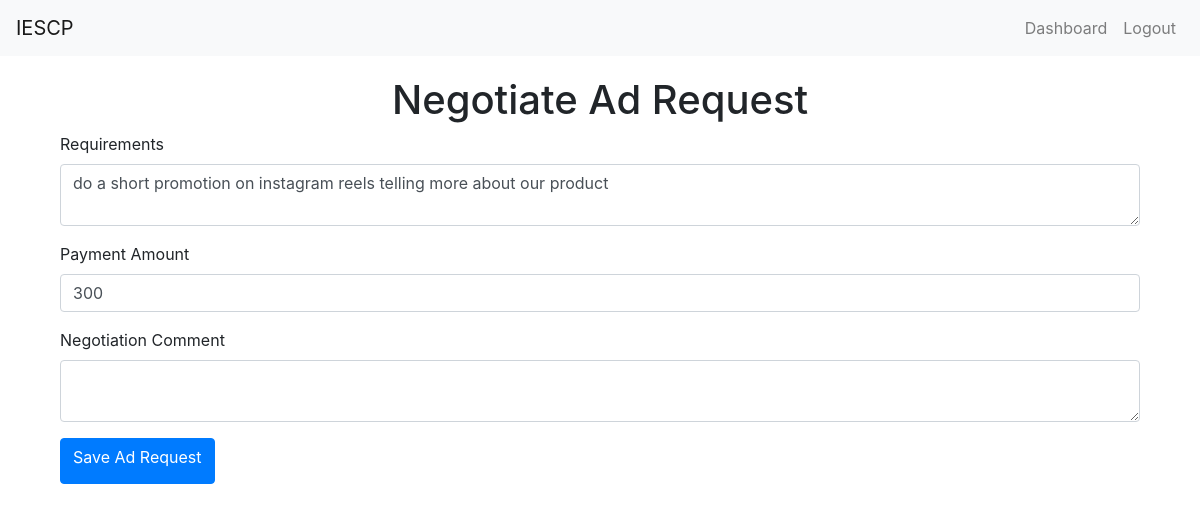
/negotiate_ad_request/1 (signed in), run on the app's committed database.
### app.py (models this page shows, shortened)
class AdRequest(db.Model):
    id = db.Column(db.Integer, primary_key=True)
    campaign_id = db.Column(db.Integer, db.ForeignKey('campaign.id', ondelete='CASCADE'), nullable=False)
    influencer_id = db.Column(db.Integer, db.ForeignKey('user.id', ondelete='CASCADE'), nullable=False)
    name = db.Column(db.String(100), nullable=False)
    requirements = db.Column(db.Text)
    payment_amount = db.Column(db.Integer)
    negotiation_comment = db.Column(db.Text, nullable=True)
    status = db.Column(db.String(20), nullable=False, default='Requested')
    flagged = db.Column(db.Boolean, default=False)

### app.py (the view, shortened to what this page needs)
@app.route('/negotiate_ad_request/<int:ad_request_id>', methods=['GET', 'POST'])
@login_required
def negotiate_ad_request(ad_request_id):
    ad_request = AdRequest.query.get_or_404(ad_request_id)
    form = AdRequestForm(obj=ad_request)
    form.campaign_id.choices = [(ad_request.campaign_id, ad_request.campaign.name)]
    form.influencer_id.choices = [(ad_request.influencer_id, ad_request.influencer.username)]
    return render_template('negotiate_ad_request.html', legend='Negotiate Ad Request', form=form)

### app.py
class AdRequestForm(FlaskForm):
    campaign_id = SelectField('Campaign', coerce=int, validators=[DataRequired()])
    influencer_id = SelectField('Influencer', coerce=int, validators=[DataRequired()])
    name = StringField('Ad Request Name', validators=[DataRequired()])
    requirements = TextAreaField('Requirements', validators=[DataRequired()])
    payment_amount = FloatField('Payment Amount', validators=[DataRequired()])
    negotiation_comment = TextAreaField('Negotiation Comment', validators=[Optional()])
    submit = SubmitField('Save Ad Request')

### app.py (called while the page is built)
@login_manager.user_loader
def load_user(user_id):
    return User.query.get(int(user_id))

### templates/negotiate_ad_request.html (shortened to what this page needs)
{% extends "layout.html" %}
{% block content %}
<div class="container">
    <h1 class="text-center">{{ legend }}</h1>
    <form method="POST">
        <div class="form-group">
            {{ form.requirements.label(class="form-label") }}
            {{ form.requirements(class="form-control") }}
        </div>
        <div class="form-group">
            {{ form.payment_amount.label(class="form-label") }}
            {{ form.payment_amount(class="form-control") }}
        </div>
        <div class="form-group">
            {{ form.negotiation_comment.label(class="form-label") }}
            {{ form.negotiation_comment(class="form-control") }}
        </div>
        <button type="submit" class="btn btn-primary">{{ form.submit.label }}</button>
    </form>
</div>
{% endblock %}

### templates/layout.html (style rules this page uses)
.container { margin-top: 20px; }

### data on the page
AdRequest: requirements "do a short promotion on instagram reels telling more about our product", payment_amount "300"

### other printed values
{{ legend }} "Negotiate Ad Request"
